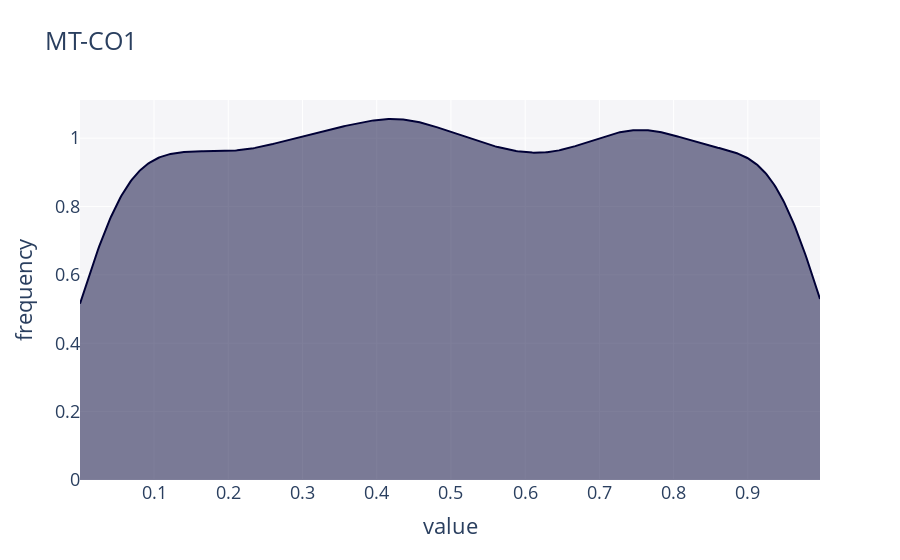

Write notebook code for a chart like this one.
### Code cell
cdf_1= copula.univariates[0].cdf(df[name_1])
dist_1d(cdf_1, title=name_1)

### Figure 1 — Plotly figure (JSON) as saved in the notebook; plotly's stock layout.template omitted (floating-point values rounded to 4 significant figures; data arrays with more than 128 entries replaced by an {"elided": "..."} marker saying what was removed)
{"data": [{"fill": "tozeroy", "hovertemplate": "<b>None</b><br>Frequency: %{y}<extra></extra>", "marker": {"color": "#000036"}, "mode": "lines", "showlegend": true, "type": "scatter", "x": {"elided": "500 float values"}, "xaxis": "x", "y": {"elided": "500 float values"}, "yaxis": "y"}], "layout": {"barmode": "overlay", "font": {"size": 18}, "hovermode": "closest", "legend": {"traceorder": "reversed"}, "plot_bgcolor": "#F5F5F8", "showlegend": false, "title": {"text": "MT-CO1"}, "xaxis": {"anchor": "y2", "domain": [0, 1], "title": {"text": "value"}, "zeroline": false}, "yaxis": {"anchor": "free", "domain": [0, 1], "position": 0, "title": {"text": "frequency"}}}}
